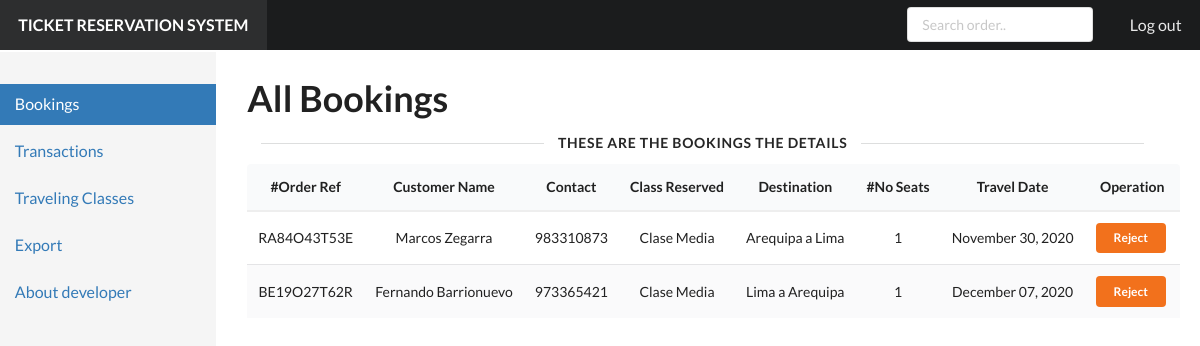
Screenshot of /admin/bookings.php (signed in) with the database file from the repository.
### tables this page shows
CREATE TABLE IF NOT EXISTS `booking_details` (
  `order_ref` varchar(255) NOT NULL,
  `fullname` varchar(120) NOT NULL,
  `contact` varchar(40) DEFAULT NULL,
  `gender` varchar(40) DEFAULT NULL,
  `class_reserved` varchar(255) NOT NULL,
  `destination` varchar(180) NOT NULL,
  `seats_reserved` varchar(50) NOT NULL DEFAULT '1',
  `date_reserved` varchar(50) DEFAULT NULL,
  `transaction_id` varchar(190) NOT NULL,
  `account` varchar(130) NOT NULL,
  `amount` varchar(50) NOT NULL,
  PRIMARY KEY (`order_ref`),
  KEY `available_classbooking_details` (`class_reserved`),
  KEY `transaction_id` (`transaction_id`)
);

### admin/bookings.php (the view, shortened to what this page needs)
<!DOCTYPE html>
<html>
  <head>
    <link href="static/dist/semantic-ui/semantic.min.css" rel="stylesheet" type="text/css" />
    <link href="static/stylesheets/default.css" rel="stylesheet" type="text/css" />
    <link href="static/stylesheets/pandoc-code-highlight.css" rel="stylesheet" type="text/css" />
  </head>
  <body>
    <div class="ui inverted huge borderless fixed fluid menu">
      <a class="header item">TICKET RESERVATION SYSTEM</a>
      <div class="right menu">
        <div class="item">
          <div class="ui small input">
		  <form>
            <input placeholder="Search order.." name="search" />
			</form>
          </div>
        </div>
        <a class="item" href="logout.php">Log out</a>
      </div>
    </div>
    <div class="ui grid">
      <div class="row">
        <div class="column" id="sidebar">
          <div class="ui secondary vertical fluid menu">
            <a class="active item" href="bookings.php">Bookings</a><a class="item" href="transactions.php">Transactions</a><a class="item" href="travelclass.php">Traveling Classes</a><a class="item">Export</a>
			<a class="item" href="developer.php">About developer</a>
          </div>
        </div>
        <div class="column" id="content" style="display:none">
	<div class="ui grid">
            <div class="row">
         <h1 class="ui huge header">All Bookings</h1></div>
        <div class="ui horizontal divider"> These are the Bookings the Details</div>
		<div class="row">
            <table class="ui single line striped selectable center aligned  table">
<thead><tr><th>#Order Ref</th><th>Customer Name</th><th>Contact</th><th>Class Reserved</th><th>Destination</th><th>#No Seats</th><th>Travel Date</th><th>Operation</th></tr></thead>
<tbody>
<?php
require("../dbengine/dbconnect.php");
if(isset($_GET['search'])){$search=$_GET['search'];$data=mysqli_query($conn,"SELECT * FROM booking_details WHERE order_ref LIKE '%$search%' or fullname LIKE '%$search%' or class_reserved LIKE '%$search%' or destination LIKE '%$search%' or date_reserved LIKE '%$search%'");}
else{$data=mysqli_query($conn,"SELECT * FROM booking_details");}
if(($data) && (mysqli_num_rows($data) >0)){
while($row=mysqli_fetch_assoc($data))
{$order=$row['order_ref'];
echo("<tr><td>".$row['order_ref']."</td><td>".$row['fullname']."</td><td>".$row['contact']."</td><td>".$row['class_reserved']."</td><td>".$row['destination']."</td><td>".$row['seats_reserved']."</td><td>".$row['date_reserved']."</td><td><a class='ui tiny button orange' href='bookings.php?reject=$order'>Reject</a></td></tr>");
}
}
else{
echo "<tr><td colspan='9'>No records match found! </td></tr>";
}
?>
</tbody>
            </table>
            </div>
			</div>
		</div>
	  </div>
    </div>
  </body>
</html>

### admin/static/stylesheets/default.css (style rules this page uses)
body { -webkit-font-smoothing: antialiased; -moz-osx-font-smoothing: grayscale; text-rendering: optimizeLegibility; }
.ui.menu { border-radius: 0; box-shadow: none; margin-bottom: 0; -moz-font-feature-settings: "smcp" 0, "onum" 0; -ms-font-feature-settings: "smcp" 0, "onum" 0; -o-font-feature-settings: "smcp" 0, "onum" 0; -webkit-font-feature-settings: "smcp" 0, "onum" 0; font-feature-settings: "smcp" 0, "onum" 0; }
.ui.menu form { font-size: 14px; }
.ui.menu input { -moz-font-feature-settings: "smcp" 0, "onum" 0; -ms-font-feature-settings: "smcp" 0, "onum" 0; -o-font-feature-settings: "smcp" 0, "onum" 0; -webkit-font-feature-settings: "smcp" 0, "onum" 0; font-feature-settings: "smcp" 0, "onum" 0; font-size: 14px; }

### admin/bookings.php (style rules this page uses)
body { display: relative; }
#sidebar { position: fixed; top: 51.8px; left: 0; bottom: 0; width: 18%; background-color: #f5f5f5; padding: 0px; }
#sidebar .ui.menu { margin: 2em 0 0; font-size: 16px; }
#sidebar .ui.menu > a.item { color: #337ab7; border-radius: 0 !important; }
#sidebar .ui.menu > a.item.active { background-color: #337ab7; color: white; border: none !important; }
#content { margin-left: 19%; width: 81%; margin-top: 3em; padding-left: 3em; float: left; }
#content > .ui.grid { padding-right: 4em; padding-bottom: 3em; }
#content h1 { font-size: 36px; }
#content .ui.divider:not(.hidden) { margin: 0; }
#content table.ui.table { border: none; }
#content table.ui.table thead th { border-bottom: 2px solid #eee !important; }

### rows the page displays
booking_details: order_ref "RA84O43T53E", fullname "Marcos Zegarra", contact "983310873", class_reserved "Clase Media", destination "Arequipa a Lima", seats_reserved "1", date_reserved "November 30, 2020"
booking_details: order_ref "BE19O27T62R", fullname "Fernando Barrionuevo", contact "973365421", class_reserved "Clase Media", destination "Lima a Arequipa", seats_reserved "1", date_reserved "December 07, 2020"
